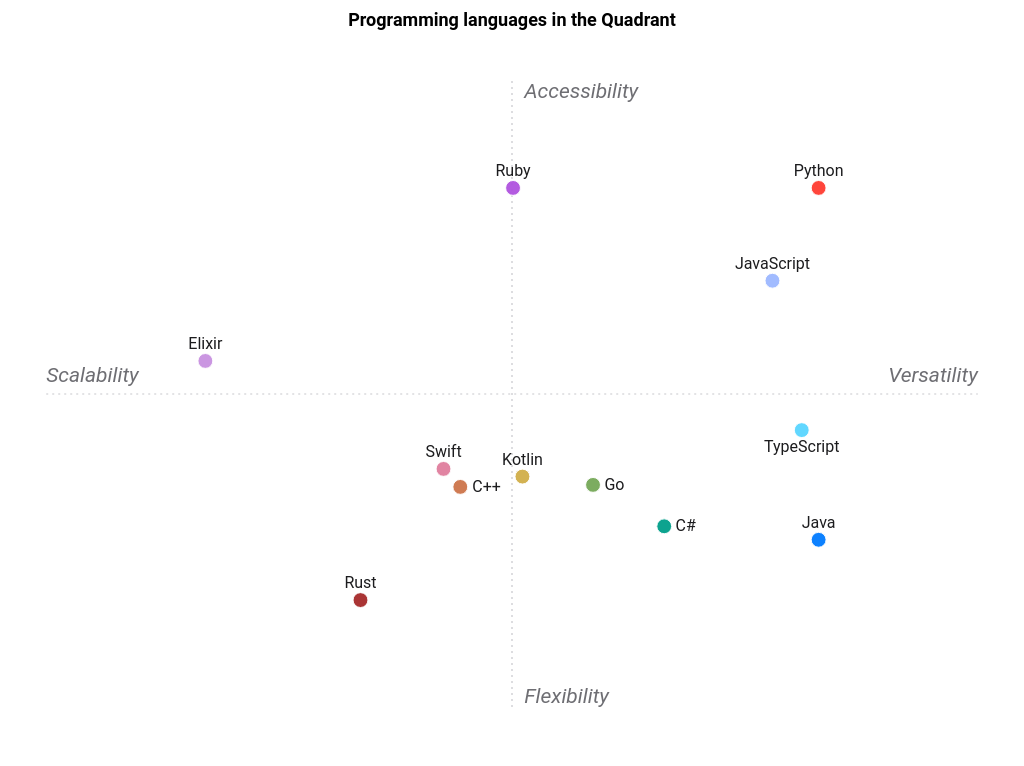

Express this chart as Vega-Lite.
### Vega-Lite specification from a JSON file in a GitHub repository (floating-point values rounded to 4 significant figures)
{"$schema": "https://vega.github.io/schema/vega-lite/v5.json", "title": {"text": "Programming languages in the Quadrant", "font": "Roboto, -apple-system, Helvetica, Arial, sans-serif", "fontSize": 18}, "background": null, "width": 1000, "height": 720, "autosize": {"type": "pad", "resize": true}, "config": {"font": "Roboto, -apple-system, Helvetica, Arial, sans-serif", "padding": 12, "view": {"stroke": null}, "axis": {"grid": false, "domain": false, "ticks": false, "labels": false, "labelFont": "Roboto, -apple-system, Helvetica, Arial, sans-serif", "titleFont": "Roboto, -apple-system, Helvetica, Arial, sans-serif"}, "text": {"font": "Roboto, -apple-system, Helvetica, Arial, sans-serif"}}, "layer": [{"data": {"values": [{}]}, "mark": {"type": "rule", "color": "#C7C7CC", "size": 1.2, "strokeDash": [2, 4]}, "encoding": {"x": {"datum": -3.726, "type": "quantitative", "scale": {"domain": [-3.802, 3.802]}, "axis": {"domain": false, "ticks": false, "labels": false, "grid": false, "title": null}}, "x2": {"datum": 3.726}, "y": {"datum": 0, "type": "quantitative", "scale": {"domain": [-4.436, 4.436]}, "axis": {"domain": false, "ticks": false, "labels": false, "grid": false, "title": null}}, "y2": {"datum": 0}}}, {"data": {"values": [{}]}, "mark": {"type": "rule", "color": "#C7C7CC", "size": 1.2, "strokeDash": [2, 4]}, "encoding": {"x": {"datum": 0, "type": "quantitative", "scale": {"domain": [-3.802, 3.802]}, "axis": {"domain": false, "ticks": false, "labels": false, "grid": false, "title": null}}, "x2": {"datum": 0}, "y": {"datum": -4.347, "type": "quantitative", "scale": {"domain": [-4.436, 4.436]}, "axis": {"domain": false, "ticks": false, "labels": false, "grid": false, "title": null}}, "y2": {"datum": 4.347}}}, {"data": {"values": [{"x": 3.726, "y": 0.1145, "t": "Versatility"}]}, "mark": {"type": "text", "fontSize": 21, "fontStyle": "italic", "color": "#6E6E73", "align": "right", "baseline": "bottom"}, "encoding": {"x": {"field": "x", "type": "quantitative", "scale": {"domain": [-3.802, 3.802]}, "axis": {"domain": false, "ticks": false, "labels": false, "grid": false, "title": null}}, "y": {"field": "y", "type": "quantitative", "scale": {"domain": [-4.436, 4.436]}, "axis": {"domain": false, "ticks": false, "labels": false, "grid": false, "title": null}}, "text": {"field": "t", "type": "nominal"}}}, {"data": {"values": [{"x": -3.726, "y": 0.1145, "t": "Scalability"}]}, "mark": {"type": "text", "fontSize": 21, "fontStyle": "italic", "color": "#6E6E73", "align": "left", "baseline": "bottom"}, "encoding": {"x": {"field": "x", "type": "quantitative", "scale": {"domain": [-3.802, 3.802]}, "axis": {"domain": false, "ticks": false, "labels": false, "grid": false, "title": null}}, "y": {"field": "y", "type": "quantitative", "scale": {"domain": [-4.436, 4.436]}, "axis": {"domain": false, "ticks": false, "labels": false, "grid": false, "title": null}}, "text": {"field": "t", "type": "nominal"}}}, {"data": {"values": [{"x": 0.09812, "y": 4.347, "t": "Accessibility"}]}, "mark": {"type": "text", "fontSize": 21, "fontStyle": "italic", "color": "#6E6E73", "align": "left", "baseline": "top"}, "encoding": {"x": {"field": "x", "type": "quantitative", "scale": {"domain": [-3.802, 3.802]}, "axis": {"domain": false, "ticks": false, "labels": false, "grid": false, "title": null}}, "y": {"field": "y", "type": "quantitative", "scale": {"domain": [-4.436, 4.436]}, "axis": {"domain": false, "ticks": false, "labels": false, "grid": false, "title": null}}, "text": {"field": "t", "type": "nominal"}}}, {"data": {"values": [{"x": 0.09812, "y": -4.347, "t": "Flexibility"}]}, "mark": {"type": "text", "fontSize": 21, "fontStyle": "italic", "color": "#6E6E73", "align": "left", "baseline": "bottom"}, "encoding": {"x": {"field": "x", "type": "quantitative", "scale": {"domain": [-3.802, 3.802]}, "axis": {"domain": false, "ticks": false, "labels": false, "grid": false, "title": null}}, "y": {"field": "y", "type": "quantitative", "scale": {"domain": [-4.436, 4.436]}, "axis": {"domain": false, "ticks": false, "labels": false, "grid": false, "title": null}}, "text": {"field": "t", "type": "nominal"}}}, {"data": {"values": [{"name": "Python", "axis1": 2.453, "axis2": 2.862, "role": "best", "color": "#FF3B30", "label": "Python", "labelx": 2.453, "labely": 3.099}, {"name": "Rust", "axis1": -1.212, "axis2": -2.862, "role": "worst", "color": "#A52A2A", "label": "Rust", "labelx": -1.212, "labely": -2.625}, {"name": "Go", "axis1": 0.6482, "axis2": -1.262, "role": "competitor", "color": "#75A857", "label": "Go", "labelx": 0.8196, "labely": -1.262}, {"name": "JavaScript", "axis1": 2.084, "axis2": 1.573, "role": "competitor", "color": "#9CB7FF", "label": "JavaScript", "labelx": 2.084, "labely": 1.81}, {"name": "TypeScript", "axis1": 2.318, "axis2": -0.5016, "role": "competitor", "color": "#59D5FF", "label": "TypeScript", "labelx": 2.318, "labely": -0.7386}, {"name": "Java", "axis1": 2.453, "axis2": -2.025, "role": "right", "color": "#007AFF", "label": "Java", "labelx": 2.453, "labely": -1.788}, {"name": "C++", "axis1": -0.4136, "axis2": -1.29, "role": "competitor", "color": "#CC744A", "label": "C++", "labelx": -0.203, "labely": -1.29}, {"name": "C#", "axis1": 1.218, "axis2": -1.837, "role": "competitor", "color": "#009E89", "label": "C#", "labelx": 1.389, "labely": -1.837}, {"name": "Ruby", "axis1": 0.008386, "axis2": 2.862, "role": "top", "color": "#AF52DE", "label": "Ruby", "labelx": 0.008386, "labely": 3.099}, {"name": "Kotlin", "axis1": 0.08361, "axis2": -1.147, "role": "competitor", "color": "#D1AE49", "label": "Kotlin", "labelx": 0.08361, "labely": -0.9101}, {"name": "Swift", "axis1": -0.5479, "axis2": -1.041, "role": "competitor", "color": "#DF7D9D", "label": "Swift", "labelx": -0.5479, "labely": -0.8036}, {"name": "Elixir", "axis1": -2.453, "axis2": 0.4592, "role": "competitor", "color": "#C790DF", "label": "Elixir", "labelx": -2.453, "labely": 0.6961}]}, "mark": {"type": "point", "filled": true, "opacity": 0.95, "stroke": "white", "strokeWidth": 1, "size": 221}, "encoding": {"x": {"field": "axis1", "type": "quantitative", "scale": {"domain": [-3.802, 3.802]}, "axis": {"domain": false, "ticks": false, "labels": false, "grid": false, "title": null}}, "y": {"field": "axis2", "type": "quantitative", "scale": {"domain": [-4.436, 4.436]}, "axis": {"domain": false, "ticks": false, "labels": false, "grid": false, "title": null}}, "color": {"field": "name", "type": "nominal", "scale": {"domain": ["Python", "JavaScript", "Ruby", "Elixir", "TypeScript", "Go", "Kotlin", "Swift", "Java", "C#", "C++", "Rust"], "range": ["#FF3B30", "#9CB7FF", "#AF52DE", "#C790DF", "#59D5FF", "#75A857", "#D1AE49", "#DF7D9D", "#007AFF", "#009E89", "#CC744A", "#A52A2A"]}, "legend": null}, "tooltip": [{"field": "name", "type": "nominal"}, {"field": "role", "type": "nominal"}, {"field": "axis1", "type": "quantitative", "format": ".2f"}, {"field": "axis2", "type": "quantitative", "format": ".2f"}]}}, {"data": {"values": [{"name": "Python", "axis1": 2.453, "axis2": 2.862, "role": "best", "color": "#FF3B30", "label": "Python", "labelx": 2.453, "labely": 3.099}, {"name": "Rust", "axis1": -1.212, "axis2": -2.862, "role": "worst", "color": "#A52A2A", "label": "Rust", "labelx": -1.212, "labely": -2.625}, {"name": "Go", "axis1": 0.6482, "axis2": -1.262, "role": "competitor", "color": "#75A857", "label": "Go", "labelx": 0.8196, "labely": -1.262}, {"name": "JavaScript", "axis1": 2.084, "axis2": 1.573, "role": "competitor", "color": "#9CB7FF", "label": "JavaScript", "labelx": 2.084, "labely": 1.81}, {"name": "TypeScript", "axis1": 2.318, "axis2": -0.5016, "role": "competitor", "color": "#59D5FF", "label": "TypeScript", "labelx": 2.318, "labely": -0.7386}, {"name": "Java", "axis1": 2.453, "axis2": -2.025, "role": "right", "color": "#007AFF", "label": "Java", "labelx": 2.453, "labely": -1.788}, {"name": "C++", "axis1": -0.4136, "axis2": -1.29, "role": "competitor", "color": "#CC744A", "label": "C++", "labelx": -0.203, "labely": -1.29}, {"name": "C#", "axis1": 1.218, "axis2": -1.837, "role": "competitor", "color": "#009E89", "label": "C#", "labelx": 1.389, "labely": -1.837}, {"name": "Ruby", "axis1": 0.008386, "axis2": 2.862, "role": "top", "color": "#AF52DE", "label": "Ruby", "labelx": 0.008386, "labely": 3.099}, {"name": "Kotlin", "axis1": 0.08361, "axis2": -1.147, "role": "competitor", "color": "#D1AE49", "label": "Kotlin", "labelx": 0.08361, "labely": -0.9101}, {"name": "Swift", "axis1": -0.5479, "axis2": -1.041, "role": "competitor", "color": "#DF7D9D", "label": "Swift", "labelx": -0.5479, "labely": -0.8036}, {"name": "Elixir", "axis1": -2.453, "axis2": 0.4592, "role": "competitor", "color": "#C790DF", "label": "Elixir", "labelx": -2.453, "labely": 0.6961}]}, "transform": [{"filter": "datum.label != ''"}], "mark": {"type": "text", "align": "center", "baseline": "middle", "fontSize": 16, "color": "#1C1C1E"}, "encoding": {"x": {"field": "labelx", "type": "quantitative"}, "y": {"field": "labely", "type": "quantitative"}, "text": {"field": "label", "type": "nominal"}}}]}
